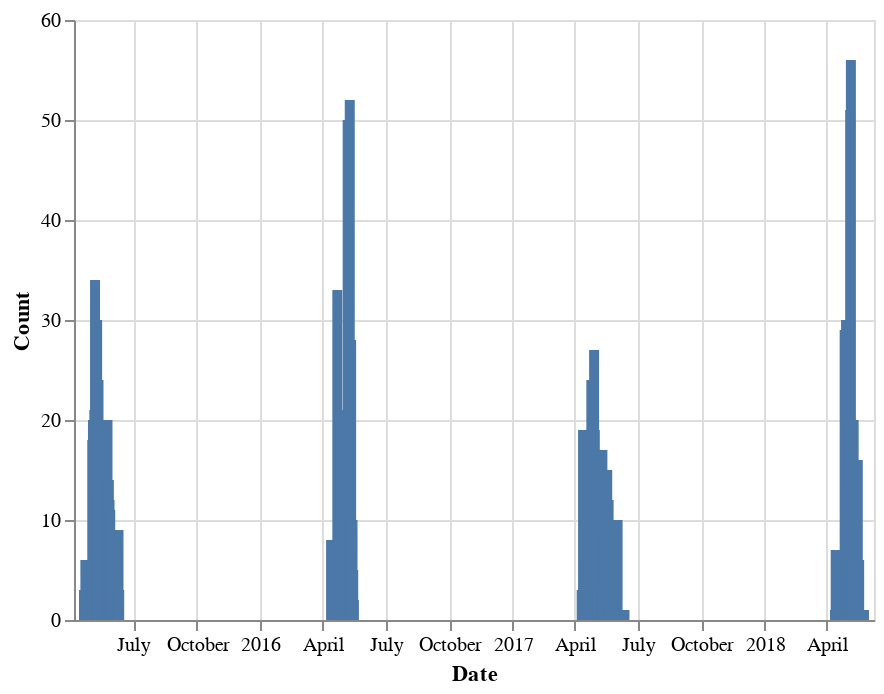

The cell this chart's notebook holds for it:
### Code cell
def plot_count_data(dataframe):
    """Plot data of counts"""
    dataframe["Date"] = pd.to_datetime(dataframe["Date"])
    s = dataframe.resample(rule="D", on="Date")["Count"].sum().reset_index()
    return (
        alt.Chart(s)
        .mark_bar()
        .encode(x="Date", y="Count", tooltip=["Count", "Date"])
        .interactive()
    )


plot_count_data(dataframe=df)

### Figure 1 — Vega-Lite specification as saved in the notebook (floating-point values rounded to 4 significant figures; data arrays with more than 128 entries replaced by an {"elided": "..."} marker saying what was removed)
{"config": {"view": {"continuousWidth": 400, "continuousHeight": 300}}, "data": {"name": "data-d87ab62df257540fe2fda66b8c9d18c8"}, "mark": "bar", "encoding": {"tooltip": [{"field": "Count", "type": "quantitative"}, {"field": "Date", "type": "temporal"}], "x": {"field": "Date", "type": "temporal"}, "y": {"field": "Count", "type": "quantitative"}}, "selection": {"selector007": {"type": "interval", "bind": "scales", "encodings": ["x", "y"]}}, "$schema": "https://vega.github.io/schema/vega-lite/v4.17.0.json", "datasets": {"data-d87ab62df257540fe2fda66b8c9d18c8": {"elided": "1131 records"}}}
